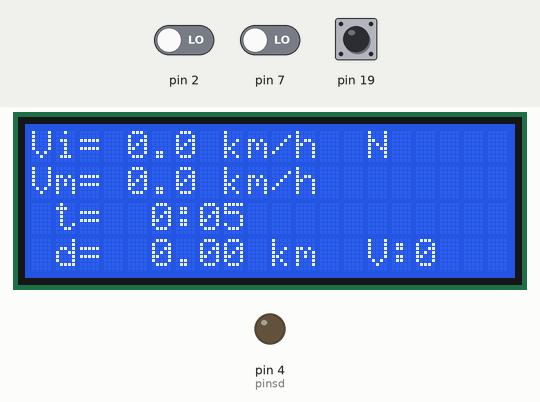
Recording of a sketch running on a simulated Arduino Mega 2560, built with avr-gcc and run on an emulated ATmega2560. On the bench: 20×4 character LCD, output pins drawn as LEDs (lit = HIGH). The test bench sets the inputs (shaded band); at power-on: pin 7 LOW, pin 2 LOW, pin 19 LOW. Storage starts empty.

Above: at 5.3 s.
5.4 s: pin 7 driven HIGH
At 7.8 s:
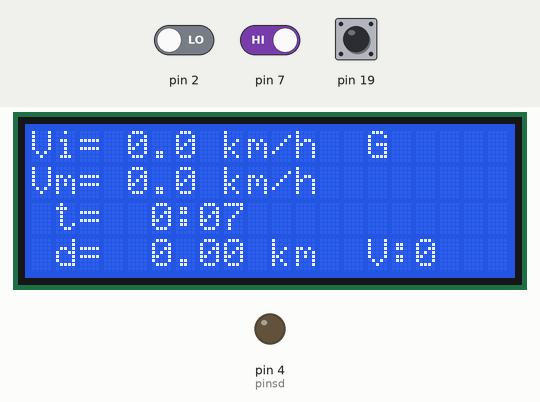
8.4 s: pin 2 driven HIGH
At 9.7 s:
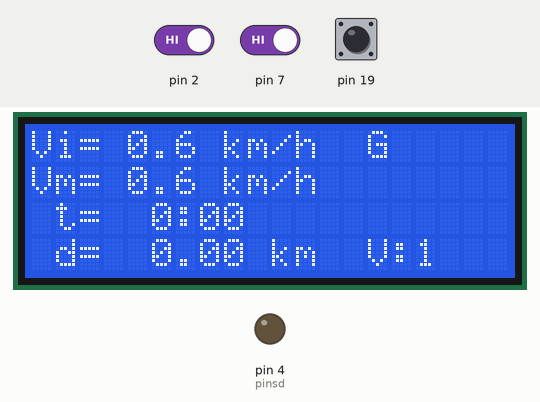
10.0 s: pin 7 driven LOW
At 12.7 s:
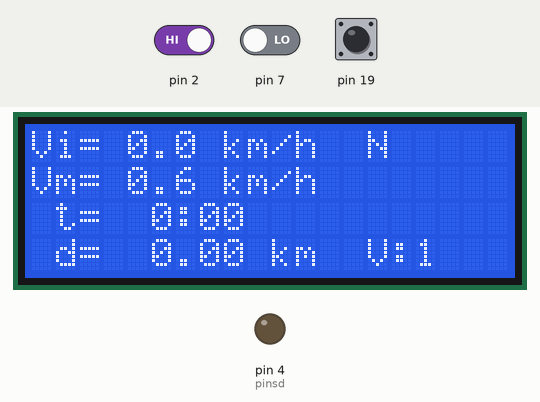
13.0 s: pin 7 driven HIGH
14.7 s: pin 19 pulsed HIGH 5 times (0.12 s each, 0.3 s apart)
At 17.2 s:
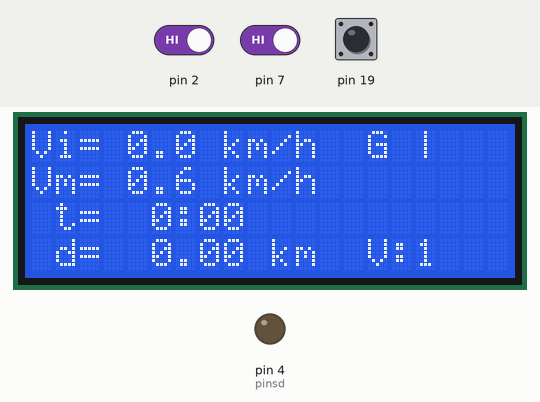
17.7 s: pin 7 driven LOW
Timing chart, 0 to 20.4 s (numbered marks = the images above; inputs shaded):
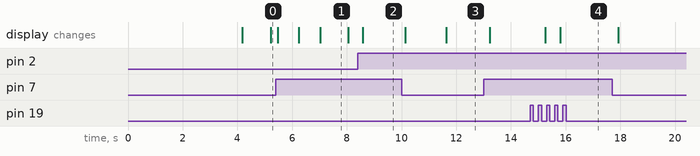

Measured:
- after the input at 5.4 s, the display: first changes after 0.08 s (image 1 shows a later state)
- after the input at 8.4 s, the display: changes after 0.17 s (image 2)
- after the input at 10.0 s, the display: first changes after 0.13 s (image 3 shows a later state)
- after the input at 14.7 s, the display: first changes after 0.56 s (image 4 shows a later state)

The sketch:

linceduino22.ino
```cpp
#include <SPI.h>
#include <math.h>
#include <SD.h>
#include <Wire.h>  // Comes with Arduino IDE
#include <LiquidCrystal_I2C.h>
LiquidCrystal_I2C lcd(0x3F, 2, 1, 0, 4, 5, 6, 7, 3, POSITIVE);  // Set the LCD I2C address de 20x4

#define REFRESCO_SD 4 //Frecuencia de guardado
#define pinsd 4 // pin que marca el fabricante de SD Shield
Sd2Card card;// defino una variable card com Sd2CArd
float desarrollo=1492.6; // desarrollo de una vuelta del lince en mm
volatile float tiempopaso, tiempovuelta;//tiempo (hasta la activación del sensor y de una vuelta)
volatile float velocidad, velocidadm; //velocidades (instantánea y media)
volatile float distancia; //distancia recorrida desde que empieza a circular
volatile int lineasBuffer = 0; // lineas de buffer guardadas
volatile int nvueltas = 0; //vuelta de rueda
volatile bool marcha=false;// estado de pulsador de impulso
volatile long ultimamarcha=0;//tiempo que se pulso por ultima vez marcha
String minutos, segundos; //minutos y segundos desde el inicio
char s_string [10];
char m_string [10];
unsigned long tiempo1=0; //tiempo inicial
int vueltas; //vuelta del circuito
String buffer=""; // Almacenamiento temporal de datos recogidos de ISR, para la tarjeta SD
volatile int botonpulsado;// Botón para guardado
File dataFile; //Fichero para guardar datos
bool c = true; //Booleano para la representación

void setup() {

attachInterrupt(0, calculos, RISING);//pin de interrupción 2 arduino mega para sensor hall
attachInterrupt(4, calculosmarcha, CHANGE);//pin de interrupción 19 arduino mega: marcha
lcd.begin(20, 4); //iniciamos la pantalla lcd
lcd.setBacklight(1);
//lcd.backlight ();//da luz al fondo de pantalla de lcd
lcd.clear();
pinMode(pinsd, OUTPUT);
SD.begin(pinsd);//inicializa la SD (tiene que estar insertada) sólo lo hace una vez
lcd.setCursor(0,1);// pone el lcd en la posicion 0,1
if (card.init(SPI_HALF_SPEED, pinsd)) {
  lcd.print("Tarjeta SD preparada");}
    // don't do anything more:
  //return;
 else {lcd.print("SD error o no inser.");}
lcd.setCursor (1,2); lcd.print ("(: VAMOS LINCE ;)");
delay (4000);
lcd.clear();
Serial2.begin (57600);//comunicacion por puerto serie2 de radiofrecuencia
//Serial.begin (9600);

}

void calculos() {
//Calcula los datos a representar
if (nvueltas==1) {tiempo1=millis();}
nvueltas++;
tiempovuelta=millis()-tiempopaso;//tiempo por vuelta
tiempopaso=millis();//tiempo desde que se produjo la interrupcion
velocidad=(desarrollo*3.6)/tiempovuelta; // (km/h), [mm/ms*3,6 para pasar a km/h]
velocidadm=(desarrollo*3.6*nvueltas)/(millis() - tiempo1);
distancia=(nvueltas*desarrollo)/1000000; //distancia total (km)
vueltas= int((distancia)/1.659)+1; // el circuito tiene 1659 m= 1.659 Km
//solo guarda en buffer y por tanto guarda en fichero cuando si se ha pulsado el boton select
if(botonpulsado==1 && nvueltas>2) {
guardabuffer();
}
}

void calculosmarcha() {
//Interrupción para pulsador 'marcha'
if ((millis()-ultimamarcha)>100 ) {
marcha=!marcha;
ultimamarcha=millis();
if(botonpulsado==1) {
guardabuffer();}
}
}

void guardabuffer(){
//Guarda los datos temporalmente en un buffer
   buffer += String(int((millis()-tiempo1)/1000));buffer += ";";
   buffer += nf(velocidad,2,2);buffer += ";";
   buffer += nf(velocidadm,2,2);buffer += ";";
   buffer += nf(distancia,2,2);buffer += ";";
   buffer += vueltas;buffer += ";";
   buffer += marcha;buffer += "\n";
   lineasBuffer++;
}

void guardasd(){
//Guarda el buffer en un archivo
//SD.begin(pinsd);//inicializa la sd debe estar insertada
dataFile = SD.open("log0.txt", FILE_WRITE);

if (dataFile) {
dataFile.print(buffer);
//lineasBuffer = 0;
//buffer = "";
dataFile.close();
lcd.setCursor(16,0);
c = !c;
if(c) {lcd.print("|");}

else {lcd.print("-");}
}
else {}
}

String nf(float n, int cifras, int decimales) {// la funcion nf tiene como entrada una variable float, el numero de cifras enteras, y el numero de cifras decimales
char numero [10];//creamos la variable tipo char numero de longitud 10
return dtostrf(n,(cifras+decimales+1),decimales,numero);//dtostrf convierte a cadena el valor float n, le pasamos el nº total de caracteres, el nº de decimales, y la variable donde se guarda en nuestro caso numero
//int punto = String(numero).indexOf("."); //calculamos la posicion del punto decimal
//String parte_entera = String(numero).substring(0,punto);//cortamos la parte entera de la variable numero y la guardamos en la variable parte_entera
//String parte_decimal = String(numero).substring(punto+1);//cortamos la parte decimal de la variable numero y la guardamos en la variable parte_decimal
//return parte_entera + "," + parte_decimal;//la funcion devuelve la union de la parte entera y la decimal separadas por coma, para ser tratada luego en una hoja de calculo
}

String tiempo() {
// Devuelve el tiempo de la forma ‘000:00’
dtostrf((millis()-tiempo1)/60000,3,0,m_string);//asigna a la variable m_string el numero de minutos dejandolo con tres enteros
dtostrf(((millis()-tiempo1) % 60000)/1000,1,0,s_string);
minutos = String(m_string);
segundos = String(s_string);
if (segundos.length() < 2) {segundos = "0" + segundos;}
return minutos + ":" + segundos;
}


void loop() {
//Bucle principal. Representa y reinicia variables

botonpulsado=digitalRead (7);// controla el guardado de datos con el conmutador
if (nvueltas==1) {tiempo1=millis();}
if (lineasBuffer >= REFRESCO_SD) {Serial2.print (buffer);guardasd();lineasBuffer = 0;buffer="";}


lcd.setCursor(0,0);
lcd.print("Vi=");
if((millis()-tiempopaso) < 3000) {if (velocidad<100) {
lcd.setCursor(3,0);
lcd.print(nf(velocidad,2,1));
}} //si la velocidad es > 100 no representa}
else {lcd.print(" 0.0");}

lcd.setCursor(8,0);
lcd.print("km/h");

lcd.setCursor(0,1);
lcd.print("Vm=");

if (velocidadm<100) {
lcd.setCursor(3,1);
lcd.print(nf(velocidadm,2,1));}

lcd.setCursor(8,1);
lcd.print("km/h");

lcd.setCursor(14,0);
if (botonpulsado==1) {lcd.print("G");}
else {lcd.print("N");}

lcd.setCursor(14,3);
if (vueltas<=9) {
lcd.print("V:");
lcd.setCursor(16,3);
lcd.print(vueltas);}
else {lcd.print("FINAL");}

lcd.setCursor(1,3);
lcd.print("d=");

lcd.setCursor(3,3);
lcd.print(nf(distancia,3,2));

lcd.setCursor(10,3);
lcd.print("km");

lcd.setCursor(1,2);
lcd.print("t=");

lcd.setCursor(3,2);
lcd.print(tiempo());

lcd.setCursor(14,1);
//lcd.print (marcha);
if((velocidad>100 || velocidadm>100) && nvueltas>2){lcd.print("ERROR");}
else{lcd.print("     ");}

delay(200);
}
```
